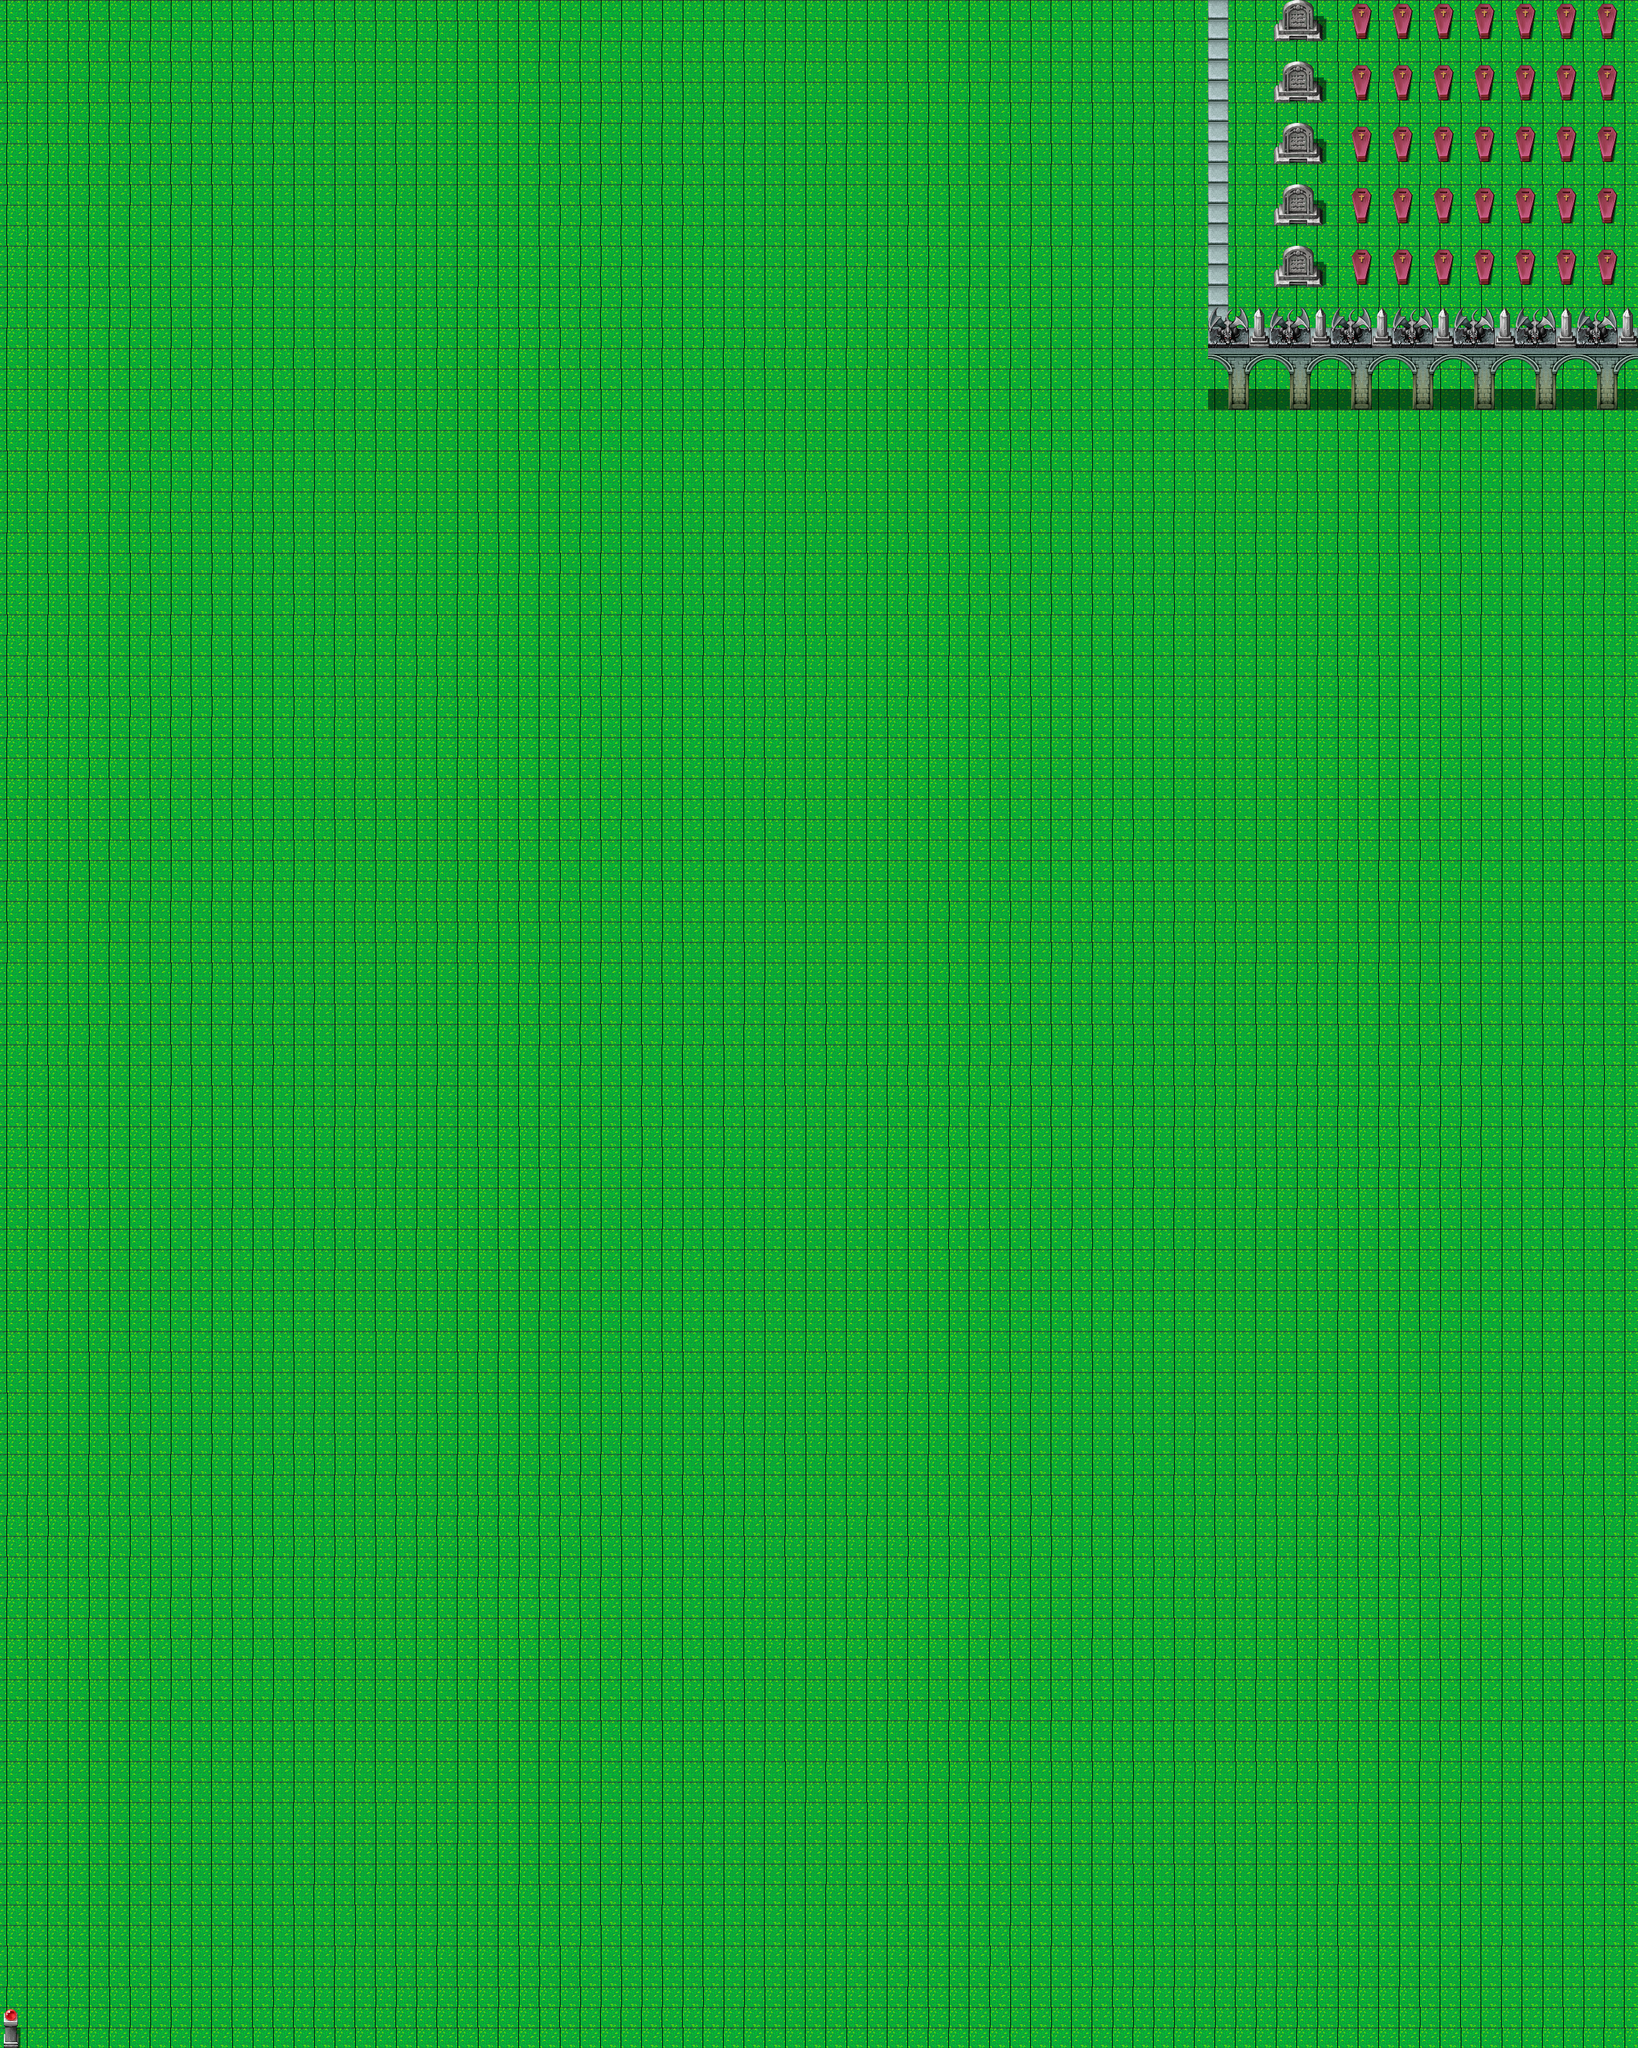

Below is a game level as drawn by its tile map, then a one-line description and the .tmx that defines it (tile-layer data replaced by summaries):
An orthogonal 80x100 tile map with 32x32 px tiles, 2 tile layers (Camada de Tiles 1, Camada de Tiles 2), 3 tilesets.

<map version="1.0" orientation="orthogonal" renderorder="right-down" width="80" height="100" tilewidth="32" tileheight="32" nextobjectid="1">
 <tileset firstgid="1" name="Terreno" tilewidth="32" tileheight="32" tilecount="120" columns="15">
  <image source="32x32_map_tile v1.0.png" width="502" height="263" />
 </tileset>
 <tileset firstgid="121" name="Cemitério" tilewidth="32" tileheight="32" tilecount="256" columns="16">
  <image source="tilee.png" width="512" height="512" />
 </tileset>
 <tileset firstgid="377" name="Cemitério 2" tilewidth="32" tileheight="32" tilecount="256" columns="16">
  <image source="38189015.png" width="512" height="512" />
 </tileset>
 <layer name="Camada de Tiles 1" width="80" height="100">
  <data>[8000 cells, 8000 non-empty, 6 distinct tile ids]</data>
 </layer>
 <layer name="Camada de Tiles 2" width="80" height="100">
  <data>[8000 cells, 222 non-empty, 26 distinct tile ids]</data>
 </layer>
</map>
